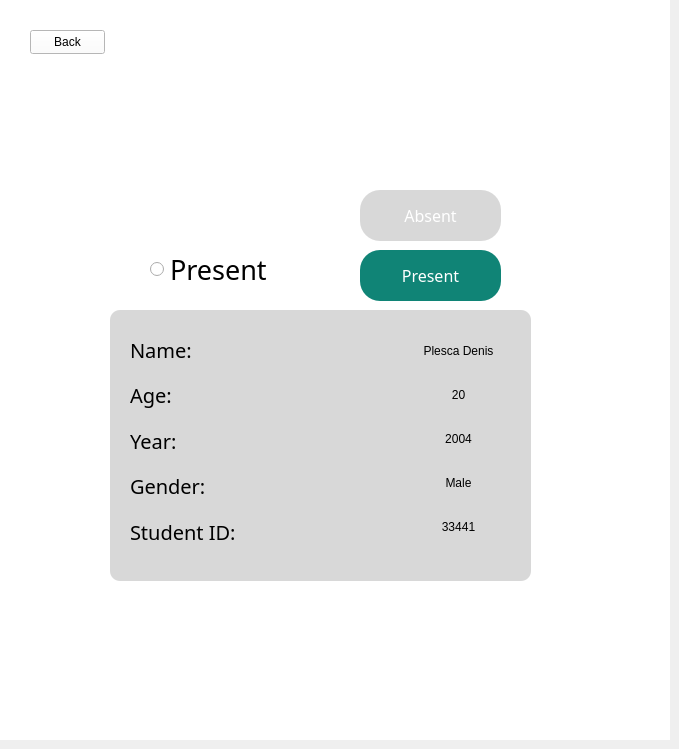
        <widget class="QWidget" name="Student_Info">
         <widget class="QWidget" name="widget_13" native="true">
          <property name="geometry">
           <rect>
            <x>0</x>
            <y>0</y>
            <width>670</width>
            <height>740</height>
           </rect>
          </property>
          <property name="styleSheet">
           <string notr="true">background:#FFFFFF;</string>
          </property>
          <widget class="QWidget" name="widget_24" native="true">
           <property name="geometry">
            <rect>
             <x>110</x>
             <y>310</y>
             <width>421</width>
             <height>271</height>
            </rect>
           </property>
           <property name="styleSheet">
            <string notr="true">background-color: #D8D8D8;
border-top-left-radius: 10px;          
border-bottom-left-radius: 10px;       
border-top-right-radius: 10px;         
border-bottom-right-radius: 10px;      
</string>
           </property>
           <widget class="QWidget" name="">
            <property name="geometry">
             <rect>
              <x>20</x>
              <y>20</y>
              <width>116</width>
              <height>221</height>
             </rect>
            </property>
            <layout class="QVBoxLayout" name="verticalLayout_8">
             <item>
              <widget class="QLabel" name="label_4">
               <property name="font">
                <font>
                 <family>Myanmar Khyay</family>
                 <pointsize>15</pointsize>
                </font>
               </property>
               <property name="text">
                <string>Name:</string>
               </property>
              </widget>
             </item>
             <item>
              <widget class="QLabel" name="label_13">
               <property name="font">
                <font>
                 <family>Myanmar Khyay</family>
                 <pointsize>15</pointsize>
                </font>
               </property>
               <property name="text">
                <string>Age:</string>
               </property>
              </widget>
             </item>
             <item>
              <widget class="QLabel" name="label_14">
               <property name="font">
                <font>
                 <family>Myanmar Khyay</family>
                 <pointsize>15</pointsize>
                </font>
               </property>
               <property name="text">
                <string>Year:</string>
               </property>
              </widget>
             </item>
             <item>
              <widget class="QLabel" name="label_15">
               <property name="font">
                <font>
                 <family>Myanmar Khyay</family>
                 <pointsize>15</pointsize>
                </font>
               </property>
               <property name="text">
                <string>Gender:</string>
               </property>
              </widget>
             </item>
             <item>
              <widget class="QLabel" name="label_16">
               <property name="font">
                <font>
                 <family>Myanmar Khyay</family>
                 <pointsize>15</pointsize>
                </font>
               </property>
               <property name="text">
                <string>Student ID:</string>
               </property>
              </widget>
             </item>
            </layout>
           </widget>
           <widget class="QWidget" name="">
            <property name="geometry">
             <rect>
              <x>288</x>
              <y>10</y>
              <width>121</width>
              <height>241</height>
             </rect>
            </property>
            <layout class="QVBoxLayout" name="verticalLayout_9">
             <item>
              <widget class="QPushButton" name="pushButton_57">
               <property name="text">
                <string>Plesca Denis</string>
               </property>
              </widget>
             </item>
             <item>
              <widget class="QPushButton" name="pushButton_58">
               <property name="text">
                <string>20</string>
               </property>
              </widget>
             </item>
             <item>
              <widget class="QPushButton" name="pushButton_59">
               <property name="text">
                <string>2004</string>
               </property>
              </widget>
             </item>
             <item>
              <widget class="QPushButton" name="pushButton_60">
               <property name="text">
                <string>Male</string>
               </property>
              </widget>
             </item>
             <item>
              <widget class="QPushButton" name="pushButton_61">
               <property name="text">
                <string>33441</string>
               </property>
              </widget>
             </item>
            </layout>
           </widget>
          </widget>
          <widget class="QPushButton" name="pushButton_62">
           <property name="enabled">
            <bool>true</bool>
           </property>
           <property name="geometry">
            <rect>
             <x>360</x>
             <y>250</y>
             <width>141</width>
             <height>51</height>
            </rect>
           </property>
           <property name="font">
            <font>
             <family>Myanmar Khyay</family>
             <pointsize>12</pointsize>
            </font>
           </property>
           <property name="styleSheet">
            <string notr="true">background-color: #108476;
border-top-left-radius: 20px;          
border-bottom-left-radius: 20px;       
border-top-right-radius: 20px;         
border-bottom-right-radius: 20px;      
color: #ffffff;

</string>
           </property>
           <property name="text">
            <string>Present</string>
           </property>
          </widget>
          <widget class="QPushButton" name="pushButton_63">
           <property name="enabled">
            <bool>true</bool>
           </property>
           <property name="geometry">
            <rect>
             <x>360</x>
             <y>190</y>
             <width>141</width>
             <height>51</height>
            </rect>
           </property>
           <property name="font">
            <font>
             <family>Myanmar Khyay</family>
             <pointsize>12</pointsize>
            </font>
           </property>
           <property name="styleSheet">
            <string notr="true">background-color: #d8d8d8;
border-top-left-radius: 20px;          
border-bottom-left-radius: 20px;       
border-top-right-radius: 20px;         
border-bottom-right-radius: 20px;      
color: #ffffff;

</string>
           </property>
           <property name="text">
            <string>Absent</string>
           </property>
          </widget>
          <widget class="QPushButton" name="pushButton_64">
           <property name="geometry">
            <rect>
             <x>30</x>
             <y>30</y>
             <width>75</width>
             <height>24</height>
            </rect>
           </property>
           <property name="text">
            <string>Back</string>
           </property>
          </widget>
          <widget class="QRadioButton" name="radioButton">
           <property name="geometry">
            <rect>
             <x>150</x>
             <y>249</y>
             <width>141</width>
             <height>41</height>
            </rect>
           </property>
           <property name="font">
            <font>
             <family>Myanmar Khyay</family>
             <pointsize>20</pointsize>
            </font>
           </property>
           <property name="text">
            <string>Present</string>
           </property>
          </widget>
         </widget>
        </widget>
